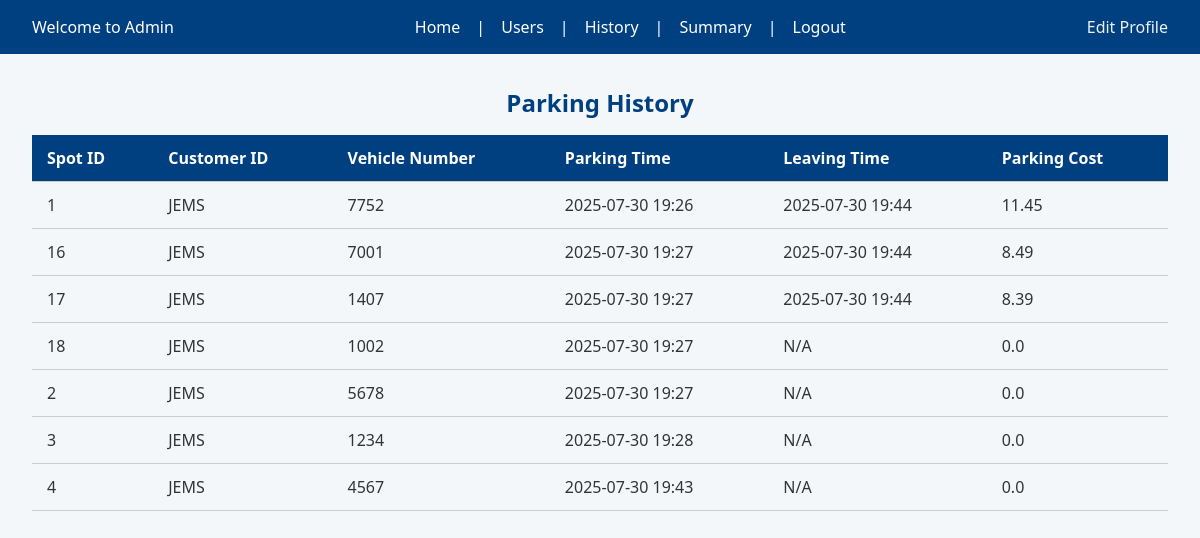
Page /parking_history (signed in) on the committed database.
### models/model.py (models this page shows)
class Reservation(db.Model):
    __tablename__ = 'reservation'
    id = db.Column(db.Integer, primary_key=True)
    spot_id = db.Column(db.Integer, db.ForeignKey('parking_spot.id'), nullable=False)
    user_id = db.Column(db.Integer, db.ForeignKey('user.id'), nullable=False)
    vehicle_number = db.Column(db.String(20), nullable=False)
    parking_time = db.Column(db.DateTime, default=datetime.utcnow)
    leaving_time = db.Column(db.DateTime)
    total_price = db.Column(db.Float, nullable=False, default=0.0)

class User(db.Model):
    __tablename__ = 'user'
    id = db.Column(db.Integer, primary_key=True)
    full_name = db.Column(db.String(100), nullable=False)
    email = db.Column(db.String(100), unique=True, nullable=False)
    password = db.Column(db.String(100), nullable=False)
    role = db.Column(db.String(20), nullable=False)
    address = db.Column(db.String(200), nullable=False)
    pin_code = db.Column(db.String(10), nullable=False)
    reservations = db.relationship('Reservation', backref='user', cascade='all, delete', lazy=True)

### controllers/controller.py (the view)
@app.route('/parking_history')
def parking_history():
    if 'user_id' not in session or session.get('role') != 'admin':
        return redirect(url_for('login'))
    reservations = Reservation.query.all()
    return render_template('parking_history.html', reservations=reservations)

### templates/parking_history.html
{% extends "admin_base.html" %}
{% block content %}
<h2 style="color: #004080; text-align: center;">Parking History</h2>
<div>
    {% if reservations %}
    <table>
        <thead>
            <tr>
                <th>Spot ID</th>
                <th>Customer ID</th>
                <th>Vehicle Number</th>
                <th>Parking Time</th>
                <th>Leaving Time</th>
                <th>Parking Cost</th>
            </tr>
        </thead>
        <tbody>
            {% for reservation in reservations %}
                <tr>
                    <td>{{ reservation.spot_id }}</td>
                    <td>{{ reservation.user.full_name }}</td>
                    <td>{{ reservation.vehicle_number }}</td>
                    <td>{{ reservation.parking_time.strftime('%Y-%m-%d %H:%M') }}</td>
                    {% if reservation.leaving_time %}
                        <td>{{ reservation.leaving_time.strftime('%Y-%m-%d %H:%M') }}</td>
                        <td>{{ reservation.total_price }}</td>
                    {% else %}
                        <td>N/A</td>
                        <td>{{ reservation.total_price }}</td>
                    {% endif %}
                </tr>
            {% endfor %}
        </tbody>
    </table>
    {% else %}
        <p>No parking history found.</p>
    {% endif %}
{% endblock %}

### static/styles/main.css (style rules this page uses)
* { margin: 0; padding: 0; box-sizing: border-box; font-family: "Segoe UI", sans-serif; }
body { background-color: #f4f7fa; color: #333; }
h2, h3 { margin-bottom: 1rem; color: #004080; text-align: center; }
table { width: 100%; border-collapse: collapse; }
th, td { padding: 12px 15px; text-align: left; border-bottom: 1px solid #ccc; }
th { background-color: #004080; color: white; }

### rows in the picture
Reservation: spot_id "1", user.full_name "JEMS", vehicle_number "7752", parking_time "2025-07-30 19:26", leaving_time "2025-07-30 19:44", total_price "11.45"
Reservation: spot_id "16", user.full_name "JEMS", vehicle_number "7001", parking_time "2025-07-30 19:27", leaving_time "2025-07-30 19:44", total_price "8.49"
Reservation: spot_id "17", user.full_name "JEMS", vehicle_number "1407", parking_time "2025-07-30 19:27", leaving_time "2025-07-30 19:44", total_price "8.39"
Reservation: spot_id "18", user.full_name "JEMS", vehicle_number "1002", parking_time "2025-07-30 19:27", total_price "0.0"
Reservation: spot_id "2", user.full_name "JEMS", vehicle_number "5678", parking_time "2025-07-30 19:27", total_price "0.0"
Reservation: spot_id "3", user.full_name "JEMS", vehicle_number "1234", parking_time "2025-07-30 19:28", total_price "0.0"
Reservation: spot_id "4", user.full_name "JEMS", vehicle_number "4567", parking_time "2025-07-30 19:43", total_price "0.0"
